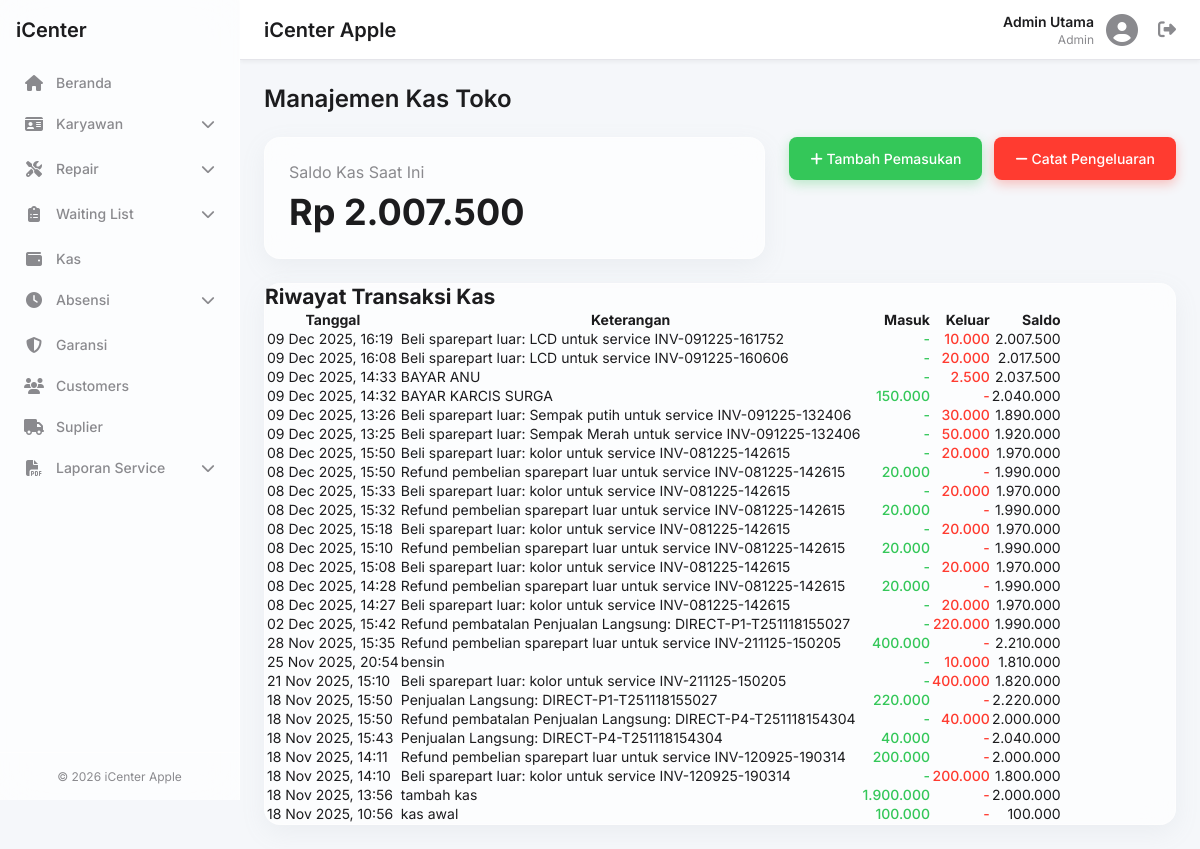
/kawwws.php (signed in), run on the app's committed database.
### tables this page shows
CREATE TABLE `transaksi_kas` (
  `id` int(11) NOT NULL,
  `tanggal` datetime NOT NULL DEFAULT current_timestamp(),
  `jenis` enum('masuk','keluar') NOT NULL,
  `jumlah` decimal(15,2) NOT NULL,
  `saldo_terakhir` decimal(15,2) DEFAULT 0.00,
  `keterangan` varchar(255) NOT NULL
);

### kawwws.php (the view, shortened to what this page needs)
<?php
require_once 'includes/header.php';
$saldo_saat_ini = 0;
$result_saldo = $conn->query("SELECT saldo_terakhir FROM transaksi_kas ORDER BY id DESC LIMIT 1");
if ($result_saldo && $result_saldo->num_rows > 0) {
    $saldo_saat_ini = $result_saldo->fetch_assoc()['saldo_terakhir'];
}
$transaksi = [];
$result_transaksi = $conn->query("SELECT * FROM transaksi_kas ORDER BY tanggal DESC, id DESC LIMIT 50");
if ($result_transaksi) {
    while($row = $result_transaksi->fetch_assoc()) {
        $transaksi[] = $row;
    }
}
?>
<h1 class="page-title">Manajemen Kas Toko</h1>
<div class="kas-header">
    <div class="saldo-card glass-effect">
        <p>Saldo Kas Saat Ini</p>
        <h2 id="current-saldo">Rp <?php echo number_format($saldo_saat_ini, 0, ',', '.'); ?></h2>
    </div>
    <div class="action-buttons">
        <button id="btn-add-pemasukan" class="btn btn-success btn-kas"><i class="fas fa-plus"></i> Tambah Pemasukan</button>
        <button id="btn-add-pengeluaran" class="btn btn-danger btn-kas"><i class="fas fa-minus"></i> Catat Pengeluaran</button>
    </div>
</div>
<div class="card glass-effect">
    <div class="card-header">
        <h2 class="card-title">Riwayat Transaksi Kas</h2>
    </div>
    <div class="card-body">
        <div class="table-wrapper">
            <table class="data-table">
                <thead>
                    <tr>
                        <th>Tanggal</th>
                        <th>Keterangan</th>
                        <th class="text-right">Masuk</th>
                        <th class="text-right">Keluar</th>
                        <th class="text-right">Saldo</th>
                    </tr>
                </thead>
                <tbody id="transaksi-table-body">
                    <?php if (empty($transaksi)): ?>
                        <tr><td colspan="5" style="text-align:center; padding: 20px;">Belum ada transaksi kas.</td></tr>
                    <?php else: ?>
                        <?php foreach($transaksi as $trx): ?>
                        <tr>
                            <td><?php echo date('d M Y, H:i', strtotime($trx['tanggal'])); ?></td>
                            <td><?php echo htmlspecialchars($trx['keterangan']); ?></td>
                            <td class="text-right text-masuk"><?php echo ($trx['jenis'] == 'masuk') ? number_format($trx['jumlah'], 0, ',', '.') : '-'; ?></td>
                            <td class="text-right text-keluar"><?php echo ($trx['jenis'] == 'keluar') ? number_format($trx['jumlah'], 0, ',', '.') : '-'; ?></td>
                            <td class="text-right"><?php echo number_format($trx['saldo_terakhir'], 0, ',', '.'); ?></td>
                        </tr>
                        <?php endforeach; ?>
                    <?php endif; ?>
                </tbody>
            </table>
        </div>
    </div>
</div>
<?php require_once 'includes/footer.php'; ?>

### assets/css/style.css (style rules this page uses)
:root { --bg-primary: #f5f7fa; --glass-bg: rgba(255, 255, 255, 0.7); --glass-border: rgba(255, 255, 255, 0.4); --shadow-color: rgba(149, 157, 165, 0.1); --text-primary: #1c1c1e; --text-secondary: #8a8a8e; --accent-primary: #007aff; --accent-success: #34c759; --accent-danger: #ff3b30; --accent-warning: #ff9500; --font-family: 'Inter', -apple-system, BlinkMacSystemFont, "Segoe UI", Roboto, Helvetica, Arial, sans-serif; --border-color: #e5e5ea; }
* { margin: 0; padding: 0; box-sizing: border-box; }
body { font-family: var(--font-family); background-color: var(--bg-primary); color: var(--text-primary); font-size: 14px; overflow-x: hidden; }
button { font-family: inherit; background: none; border: none; cursor: pointer; }
.glass-effect { background: var(--glass-bg); backdrop-filter: blur(15px); -webkit-backdrop-filter: blur(15px); border-radius: 16px; border: 1px solid var(--glass-border); box-shadow: 0 8px 24px 0 var(--shadow-color); }
.page-title { font-size: 24px; font-weight: 600; margin-bottom: 24px; color: var(--text-primary); }
.btn { padding: 8px 16px; border-radius: 8px; font-weight: 500; transition: all 0.2s; border: 1px solid transparent; }
.table-wrapper { overflow-x: auto; }
.text-right { text-align: right !important; }

### kawwws.php (style rules this page uses)
.kas-header { display: flex; justify-content: space-between; align-items: flex-start; gap: 24px; margin-bottom: 24px; }
.saldo-card { flex-grow: 1; padding: 24px; }
.saldo-card p { font-size: 16px; color: var(--text-secondary); margin-bottom: 8px; }
.saldo-card h2 { font-size: 36px; color: var(--text-primary); font-weight: 700; }
.action-buttons { display: flex; gap: 12px; flex-shrink: 0; }
.btn-kas { padding: 12px 20px; font-size: 14px; }
.btn-success { background-color: var(--accent-success); color: white; box-shadow: 0 4px 12px rgba(52, 199, 89, 0.3); }
.btn-danger { background-color: var(--accent-danger); color: white; box-shadow: 0 4px 12px rgba(255, 59, 48, 0.3); }
.text-masuk { color: var(--accent-success); font-weight: 500; }
.text-keluar { color: var(--accent-danger); font-weight: 500; }

### data on the page
transaksi_kas: saldo_terakhir "2.007.500", tanggal "09 Dec 2025, 16:19", keterangan "Beli sparepart luar: LCD untuk service INV-091225-161752", jumlah "10.000"
transaksi_kas: tanggal "09 Dec 2025, 16:08", keterangan "Beli sparepart luar: LCD untuk service INV-091225-160606", jumlah "20.000", saldo_terakhir "2.017.500"
transaksi_kas: tanggal "09 Dec 2025, 14:33", keterangan "BAYAR ANU", jumlah "2.500", saldo_terakhir "2.037.500"
transaksi_kas: tanggal "09 Dec 2025, 14:32", keterangan "BAYAR KARCIS SURGA", jumlah "150.000", saldo_terakhir "2.040.000"
transaksi_kas: tanggal "09 Dec 2025, 13:26", keterangan "Beli sparepart luar: Sempak putih untuk service INV-091225-132406", jumlah "30.000", saldo_terakhir "1.890.000"
transaksi_kas: tanggal "09 Dec 2025, 13:25", keterangan "Beli sparepart luar: Sempak Merah untuk service INV-091225-132406", jumlah "50.000", saldo_terakhir "1.920.000"
transaksi_kas: tanggal "08 Dec 2025, 15:50", keterangan "Beli sparepart luar: kolor untuk service INV-081225-142615", jumlah "20.000", saldo_terakhir "1.970.000"
transaksi_kas: tanggal "08 Dec 2025, 15:50", keterangan "Refund pembelian sparepart luar untuk service INV-081225-142615", jumlah "20.000", saldo_terakhir "1.990.000"
transaksi_kas: tanggal "08 Dec 2025, 15:33", keterangan "Beli sparepart luar: kolor untuk service INV-081225-142615", jumlah "20.000", saldo_terakhir "1.970.000"
transaksi_kas: tanggal "08 Dec 2025, 15:32", keterangan "Refund pembelian sparepart luar untuk service INV-081225-142615", jumlah "20.000", saldo_terakhir "1.990.000"
transaksi_kas: tanggal "08 Dec 2025, 15:18", keterangan "Beli sparepart luar: kolor untuk service INV-081225-142615", jumlah "20.000", saldo_terakhir "1.970.000"
transaksi_kas: tanggal "08 Dec 2025, 15:10", keterangan "Refund pembelian sparepart luar untuk service INV-081225-142615", jumlah "20.000", saldo_terakhir "1.990.000"
transaksi_kas: tanggal "08 Dec 2025, 15:08", keterangan "Beli sparepart luar: kolor untuk service INV-081225-142615", jumlah "20.000", saldo_terakhir "1.970.000"
transaksi_kas: tanggal "08 Dec 2025, 14:28", keterangan "Refund pembelian sparepart luar untuk service INV-081225-142615", jumlah "20.000", saldo_terakhir "1.990.000"
transaksi_kas: tanggal "08 Dec 2025, 14:27", keterangan "Beli sparepart luar: kolor untuk service INV-081225-142615", jumlah "20.000", saldo_terakhir "1.970.000"
transaksi_kas: tanggal "02 Dec 2025, 15:42", keterangan "Refund pembatalan Penjualan Langsung: DIRECT-P1-T251118155027", jumlah "220.000", saldo_terakhir "1.990.000"
transaksi_kas: tanggal "28 Nov 2025, 15:35", keterangan "Refund pembelian sparepart luar untuk service INV-211125-150205", jumlah "400.000", saldo_terakhir "2.210.000"
transaksi_kas: tanggal "25 Nov 2025, 20:54", keterangan "bensin", jumlah "10.000", saldo_terakhir "1.810.000"
transaksi_kas: tanggal "21 Nov 2025, 15:10", keterangan "Beli sparepart luar: kolor untuk service INV-211125-150205", jumlah "400.000", saldo_terakhir "1.820.000"
transaksi_kas: tanggal "18 Nov 2025, 15:50", keterangan "Penjualan Langsung: DIRECT-P1-T251118155027", jumlah "220.000", saldo_terakhir "2.220.000"
transaksi_kas: tanggal "18 Nov 2025, 15:50", keterangan "Refund pembatalan Penjualan Langsung: DIRECT-P4-T251118154304", jumlah "40.000", saldo_terakhir "2.000.000"
transaksi_kas: tanggal "18 Nov 2025, 15:43", keterangan "Penjualan Langsung: DIRECT-P4-T251118154304", jumlah "40.000", saldo_terakhir "2.040.000"
transaksi_kas: tanggal "18 Nov 2025, 14:11", keterangan "Refund pembelian sparepart luar untuk service INV-120925-190314", jumlah "200.000", saldo_terakhir "2.000.000"
transaksi_kas: tanggal "18 Nov 2025, 14:10", keterangan "Beli sparepart luar: kolor untuk service INV-120925-190314", jumlah "200.000", saldo_terakhir "1.800.000"
transaksi_kas: tanggal "18 Nov 2025, 13:56", keterangan "tambah kas", jumlah "1.900.000", saldo_terakhir "2.000.000"
transaksi_kas: tanggal "18 Nov 2025, 10:56", keterangan "kas awal", jumlah "100.000", saldo_terakhir "100.000"

### other printed values
$_SESSION['nama'] "Admin Utama"
$_SESSION['role'] "Admin"
